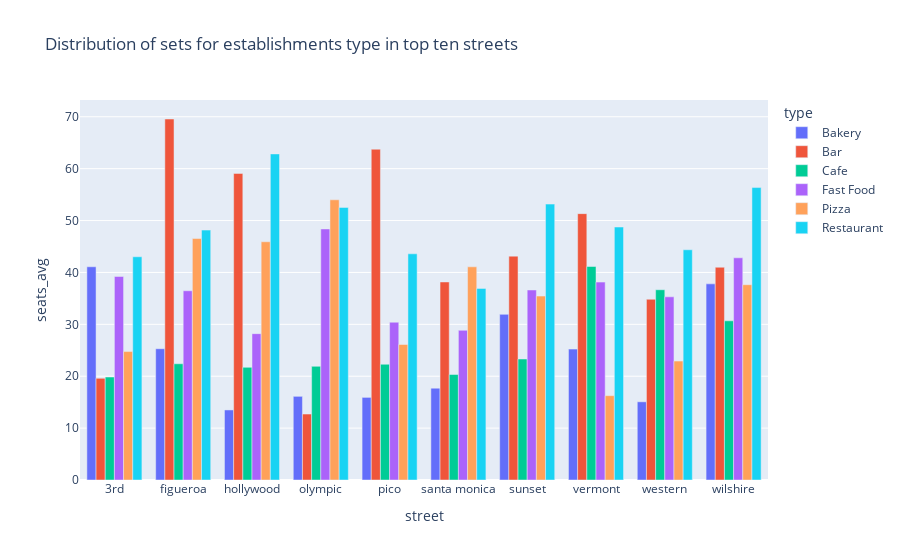

Here is the notebook cell this chart was saved with:
### Markdown cell above
Hollywood st was last in terms of venues, but  has the highest average of seats with 56.8, 
All of the “most busy” streets seats average is between 36 – 58
Cafes have 25 seat number (as we seen in previeus slide), so Santa Monica would be a great fit for a café with average seat number of 35(the least)

### Code cell
#Grouping by streets names and venue type and calculating the average seat number per type.
seats_type_top = top10.groupby(['clean_street_check','object_type']).agg({'number': ['count','mean']}).reset_index()
seats_type_top.columns = ['street','type','num_of_estab','seats_avg']
street_vis = px.bar(seats_type_top,x = 'street',y = 'seats_avg',color = 'type',barmode = 'group',title = 'Distribution of sets for establishments type in top ten streets')
street_vis.show()

### Figure 1 — Plotly figure (JSON) as saved in the notebook; plotly's stock layout.template omitted (floating-point values rounded to 4 significant figures)
{"data": [{"alignmentgroup": "True", "hovertemplate": "type=Bakery<br>street=%{x}<br>seats_avg=%{y}<extra></extra>", "legendgroup": "Bakery", "marker": {"color": "#636efa", "pattern": {"shape": ""}}, "name": "Bakery", "offsetgroup": "Bakery", "orientation": "v", "showlegend": true, "textposition": "auto", "type": "bar", "x": ["3rd", "figueroa", "hollywood", "olympic", "pico", "santa monica", "sunset", "vermont", "western", "wilshire"], "xaxis": "x", "y": [41.09, 25.3, 13.5, 16.12, 15.92, 17.7, 31.92, 25.22, 15.07, 37.8], "yaxis": "y"}, {"alignmentgroup": "True", "hovertemplate": "type=Bar<br>street=%{x}<br>seats_avg=%{y}<extra></extra>", "legendgroup": "Bar", "marker": {"color": "#EF553B", "pattern": {"shape": ""}}, "name": "Bar", "offsetgroup": "Bar", "orientation": "v", "showlegend": true, "textposition": "auto", "type": "bar", "x": ["3rd", "figueroa", "hollywood", "olympic", "pico", "santa monica", "sunset", "vermont", "western", "wilshire"], "xaxis": "x", "y": [19.6, 69.57, 59.08, 12.71, 63.75, 38.17, 43.14, 51.33, 34.83, 41], "yaxis": "y"}, {"alignmentgroup": "True", "hovertemplate": "type=Cafe<br>street=%{x}<br>seats_avg=%{y}<extra></extra>", "legendgroup": "Cafe", "marker": {"color": "#00cc96", "pattern": {"shape": ""}}, "name": "Cafe", "offsetgroup": "Cafe", "orientation": "v", "showlegend": true, "textposition": "auto", "type": "bar", "x": ["3rd", "figueroa", "hollywood", "olympic", "pico", "santa monica", "sunset", "vermont", "western", "wilshire"], "xaxis": "x", "y": [19.85, 22.4, 21.71, 21.91, 22.31, 20.33, 23.32, 41.14, 36.67, 30.68], "yaxis": "y"}, {"alignmentgroup": "True", "hovertemplate": "type=Fast Food<br>street=%{x}<br>seats_avg=%{y}<extra></extra>", "legendgroup": "Fast Food", "marker": {"color": "#ab63fa", "pattern": {"shape": ""}}, "name": "Fast Food", "offsetgroup": "Fast Food", "orientation": "v", "showlegend": true, "textposition": "auto", "type": "bar", "x": ["3rd", "figueroa", "hollywood", "olympic", "pico", "santa monica", "sunset", "vermont", "western", "wilshire"], "xaxis": "x", "y": [39.22, 36.47, 28.2, 48.38, 30.41, 28.85, 36.62, 38.14, 35.3, 42.82], "yaxis": "y"}, {"alignmentgroup": "True", "hovertemplate": "type=Pizza<br>street=%{x}<br>seats_avg=%{y}<extra></extra>", "legendgroup": "Pizza", "marker": {"color": "#FFA15A", "pattern": {"shape": ""}}, "name": "Pizza", "offsetgroup": "Pizza", "orientation": "v", "showlegend": true, "textposition": "auto", "type": "bar", "x": ["3rd", "figueroa", "hollywood", "olympic", "pico", "santa monica", "sunset", "vermont", "western", "wilshire"], "xaxis": "x", "y": [24.75, 46.53, 45.91, 54, 26.11, 41.08, 35.44, 16.25, 22.92, 37.64], "yaxis": "y"}, {"alignmentgroup": "True", "hovertemplate": "type=Restaurant<br>street=%{x}<br>seats_avg=%{y}<extra></extra>", "legendgroup": "Restaurant", "marker": {"color": "#19d3f3", "pattern": {"shape": ""}}, "name": "Restaurant", "offsetgroup": "Restaurant", "orientation": "v", "showlegend": true, "textposition": "auto", "type": "bar", "x": ["3rd", "figueroa", "hollywood", "olympic", "pico", "santa monica", "sunset", "vermont", "western", "wilshire"], "xaxis": "x", "y": [43.02, 48.16, 62.84, 52.53, 43.59, 36.92, 53.17, 48.75, 44.37, 56.36], "yaxis": "y"}], "layout": {"barmode": "group", "legend": {"title": {"text": "type"}, "tracegroupgap": 0}, "title": {"text": "Distribution of sets for establishments type in top ten streets"}, "xaxis": {"anchor": "y", "domain": [0, 1], "title": {"text": "street"}}, "yaxis": {"anchor": "x", "domain": [0, 1], "title": {"text": "seats_avg"}}}}
